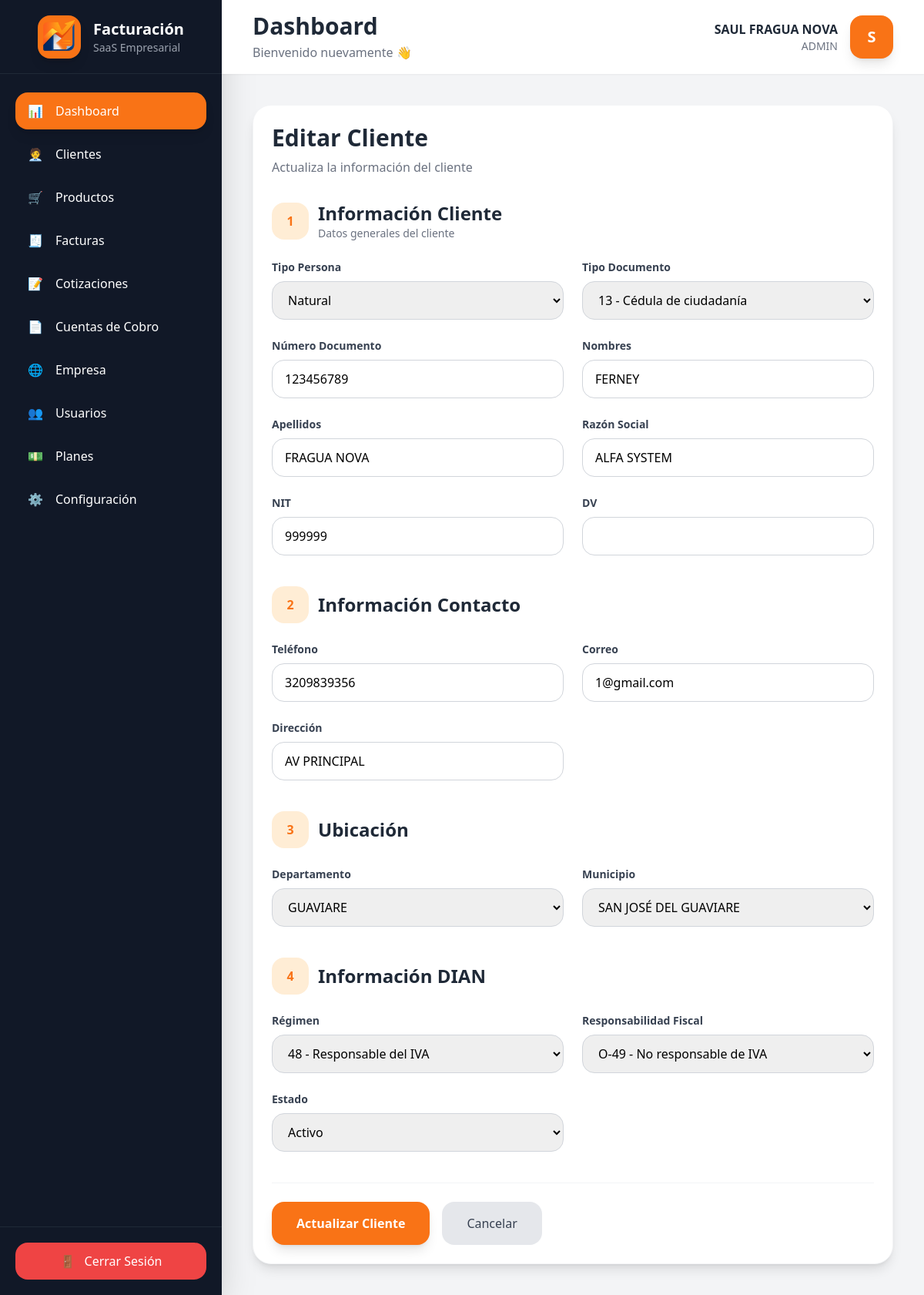
/public/clientes/editar/6 (signed in), run on the app's committed database.
### tables this page shows
CREATE TABLE `clientes` (
  `id` int(11) NOT NULL,
  `empresa_id` int(11) NOT NULL,
  `tipo_persona` enum('NATURAL','JURIDICA') DEFAULT 'NATURAL',
  `numero_documento` varchar(30) NOT NULL,
  `nombres` varchar(150) DEFAULT NULL,
  `apellidos` varchar(150) DEFAULT NULL,
  `razon_social` varchar(200) DEFAULT NULL,
  `nit` varchar(30) DEFAULT NULL,
  `dv` varchar(5) DEFAULT NULL,
  `telefono` varchar(30) DEFAULT NULL,
  `correo` varchar(150) DEFAULT NULL,
  `direccion` varchar(255) DEFAULT NULL,
  `estado` tinyint(1) DEFAULT 1,
  `created_at` timestamp NOT NULL DEFAULT current_timestamp(),
  `municipio_id` int(11) DEFAULT NULL,
  `departamento_id` int(11) DEFAULT NULL,
  `responsabilidad_fiscal_id` int(11) DEFAULT NULL,
  `regimen_id` int(11) DEFAULT NULL,
  `tipo_documento_id` int(11) DEFAULT NULL
);

CREATE TABLE `tipos_documento` (
  `id` int(11) NOT NULL,
  `codigo` varchar(10) NOT NULL,
  `nombre` varchar(150) NOT NULL,
  `tipo_persona` enum('NATURAL','JURIDICA','AMBAS') DEFAULT 'AMBAS',
  `estado` tinyint(1) DEFAULT 1,
  `created_at` timestamp NOT NULL DEFAULT current_timestamp()
);

CREATE TABLE `departamentos` (
  `id` int(11) NOT NULL,
  `codigo` varchar(5) NOT NULL,
  `nombre` varchar(100) NOT NULL
);

CREATE TABLE `municipios` (
  `id` int(11) NOT NULL,
  `departamento_id` int(11) NOT NULL,
  `codigo` varchar(10) NOT NULL,
  `nombre` varchar(150) NOT NULL
);

CREATE TABLE `regimenes` (
  `id` int(11) NOT NULL,
  `codigo` varchar(20) DEFAULT NULL,
  `nombre` varchar(150) NOT NULL,
  `estado` tinyint(1) DEFAULT 1,
  `created_at` timestamp NOT NULL DEFAULT current_timestamp()
);

CREATE TABLE `responsabilidades_fiscales` (
  `id` int(11) NOT NULL,
  `codigo` varchar(20) NOT NULL,
  `nombre` varchar(255) NOT NULL,
  `estado` tinyint(1) DEFAULT 1,
  `created_at` timestamp NOT NULL DEFAULT current_timestamp()
);

### app/views/clientes/editar.php (the view, shortened to what the rows shown need)
<div class="bg-white rounded-3xl shadow-lg p-6 border border-gray-100">
    <div class="mb-8">
        <h2 class="text-3xl font-bold text-gray-800">
            Editar Cliente
        </h2>
        <p class="text-gray-500 mt-2">
            Actualiza la información del cliente
        </p>
    </div>
    <form method="POST">
        <div class="mb-10">
            <div class="flex items-center gap-3 mb-6">
                <div class="w-12 h-12 rounded-2xl bg-orange-100 text-orange-500 flex items-center justify-center font-bold">
                    1
                </div>
                <div>
                    <h3 class="text-2xl font-bold text-gray-800">
                        Información Cliente
                    </h3>
                    <p class="text-gray-500 text-sm">
                        Datos generales del cliente
                    </p>
                </div>
            </div>
            <div class="grid grid-cols-1 md:grid-cols-2 xl:grid-cols-3 gap-6">
                <div>
                    <label class="block text-sm font-semibold text-gray-700 mb-2">
                        Tipo Persona
                    </label>
                    <select
                        name="tipo_persona"
                        required
                        class="w-full px-4 py-3 rounded-2xl border border-gray-300 focus:ring-4 focus:ring-orange-200 focus:border-orange-500"
                    >
                        <option value="NATURAL"
                            <?= $data['cliente']->tipo_persona == 'NATURAL'
                                ? 'selected'
                                : ''; ?>>
                            Natural
                        </option>
                    </select>
                </div>
                <div>
                    <label class="block text-sm font-semibold text-gray-700 mb-2">
                        Tipo Documento
                    </label>
                    <select
                        name="tipo_documento_id"
                        required
                        class="w-full px-4 py-3 rounded-2xl border border-gray-300 focus:ring-4 focus:ring-orange-200 focus:border-orange-500"
                    >
                        <?php foreach($data['tipos_documento'] as $tipo): ?>
                            <option
                                value="<?= $tipo->id; ?>"
                                <?= $data['cliente']->tipo_documento_id == $tipo->id
                                    ? 'selected'
                                    : ''; ?>
                            >
                                <?= $tipo->codigo; ?>
                                -
                            </option>
                        <?php endforeach; ?>
                    </select>
                </div>
                <div>
                    <label class="block text-sm font-semibold text-gray-700 mb-2">
                        Número Documento
                    </label>
                    <input
                        type="text"
                        name="numero_documento"
                        value="<?= $data['cliente']->numero_documento; ?>"
                        required
                        class="w-full px-4 py-3 rounded-2xl border border-gray-300 focus:ring-4 focus:ring-orange-200 focus:border-orange-500"
                    >
                </div>
                <div>
                    <label class="block text-sm font-semibold text-gray-700 mb-2">
                        Nombres
                    </label>
                    <input
                        type="text"
                        name="nombres"
                        value="<?= $data['cliente']->nombres; ?>"
                        class="w-full px-4 py-3 rounded-2xl border border-gray-300 focus:ring-4 focus:ring-orange-200 focus:border-orange-500"
                    >
                </div>
                <div>
                    <label class="block text-sm font-semibold text-gray-700 mb-2">
                        Apellidos
                    </label>
                    <input
                        type="text"
                        name="apellidos"
                        value="<?= $data['cliente']->apellidos; ?>"
                        class="w-full px-4 py-3 rounded-2xl border border-gray-300 focus:ring-4 focus:ring-orange-200 focus:border-orange-500"
                    >
                </div>
                <div>
                    <label class="block text-sm font-semibold text-gray-700 mb-2">
                        Razón Social
                    </label>
                    <input
                        type="text"
                        name="razon_social"
                        value="<?= $data['cliente']->razon_social; ?>"
                        class="w-full px-4 py-3 rounded-2xl border border-gray-300 focus:ring-4 focus:ring-orange-200 focus:border-orange-500"
                    >
                </div>
                <div>
                    <label class="block text-sm font-semibold text-gray-700 mb-2">
                        NIT
                    </label>
                    <input
                        type="text"
                        name="nit"
                        value="<?= $data['cliente']->nit; ?>"
                        class="w-full px-4 py-3 rounded-2xl border border-gray-300 focus:ring-4 focus:ring-orange-200 focus:border-orange-500"
                    >
                </div>
                <div>
                    <label class="block text-sm font-semibold text-gray-700 mb-2">
                        DV
                    </label>
                    <input
                        type="text"
                        name="dv"
                        value="<?= $data['cliente']->dv; ?>"
                        class="w-full px-4 py-3 rounded-2xl border border-gray-300 focus:ring-4 focus:ring-orange-200 focus:border-orange-500"
                    >
                </div>
            </div>
        </div>
        <div class="mb-10">
            <div class="flex items-center gap-3 mb-6">
                <div class="w-12 h-12 rounded-2xl bg-orange-100 text-orange-500 flex items-center justify-center font-bold">
                    2
                </div>
                <div>
                    <h3 class="text-2xl font-bold text-gray-800">
                        Información Contacto
                    </h3>
                </div>
            </div>
            <div class="grid grid-cols-1 md:grid-cols-2 xl:grid-cols-3 gap-6">
                <div>
                    <label class="block text-sm font-semibold text-gray-700 mb-2">
                        Teléfono
                    </label>
                    <input
                        type="text"
                        name="telefono"
                        value="<?= $data['cliente']->telefono; ?>"
                        class="w-full px-4 py-3 rounded-2xl border border-gray-300 focus:ring-4 focus:ring-orange-200 focus:border-orange-500"
                    >
                </div>
                <div>
                    <label class="block text-sm font-semibold text-gray-700 mb-2">
                        Correo
                    </label>
                    <input
                        type="email"
                        name="correo"
                        value="<?= $data['cliente']->correo; ?>"
                        class="w-full px-4 py-3 rounded-2xl border border-gray-300 focus:ring-4 focus:ring-orange-200 focus:border-orange-500"
                    >
                </div>
                <div>
                    <label class="block text-sm font-semibold text-gray-700 mb-2">
                        Dirección
                    </label>
                    <input
                        type="text"
                        name="direccion"
                        value="<?= $data['cliente']->direccion; ?>"
                        class="w-full px-4 py-3 rounded-2xl border border-gray-300 focus:ring-4 focus:ring-orange-200 focus:border-orange-500"
                    >
                </div>
            </div>
        </div>
        <div class="mb-10">
            <div class="flex items-center gap-3 mb-6">
                <div class="w-12 h-12 rounded-2xl bg-orange-100 text-orange-500 flex items-center justify-center font-bold">
                    3
                </div>
                <div>
                    <h3 class="text-2xl font-bold text-gray-800">
                        Ubicación
                    </h3>
                </div>
            </div>
            <div class="grid grid-cols-1 md:grid-cols-2 gap-6">
                <div>
                    <label class="block text-sm font-semibold text-gray-700 mb-2">
                        Departamento
                    </label>
                    <select
                        id="departamento"
                        name="departamento_id"
                        class="w-full px-4 py-3 rounded-2xl border border-gray-300 focus:ring-4 focus:ring-orange-200 focus:border-orange-500"
                    >
                        <?php foreach($data['departamentos'] as $dep): ?>
                            <option
                                value="<?= $dep->id; ?>"
                                <?= $data['cliente']->departamento_id == $dep->id
                                    ? 'selected'
                                    : ''; ?>
                            >
                                <?= $dep->nombre; ?>
                            </option>
                        <?php endforeach; ?>
                    </select>
                </div>
                <div>
                    <label class="block text-sm font-semibold text-gray-700 mb-2">
                        Municipio
                    </label>
                    <select
                        id="municipio"
                        name="municipio_id"
                        class="w-full px-4 py-3 rounded-2xl border border-gray-300 focus:ring-4 focus:ring-orange-200 focus:border-orange-500"
                    >
                        <?php foreach($data['municipios'] as $mun): ?>
                            <option
                                value="<?= $mun->id; ?>"
                                <?= $data['cliente']->municipio_id == $mun->id
                                    ? 'selected'
                                    : ''; ?>
                            >
                                <?= $mun->nombre; ?>
                            </option>
                        <?php endforeach; ?>
                    </select>
                </div>
            </div>
        </div>
        <div class="mb-10">
            <div class="flex items-center gap-3 mb-6">
                <div class="w-12 h-12 rounded-2xl bg-orange-100 text-orange-500 flex items-center justify-center font-bold">
                    4
                </div>
                <div>
                    <h3 class="text-2xl font-bold text-gray-800">
                        Información DIAN
                    </h3>
                </div>
            </div>
            <div class="grid grid-cols-1 md:grid-cols-2 xl:grid-cols-3 gap-6">
                <div>
                    <label class="block text-sm font-semibold text-gray-700 mb-2">
                        Régimen
                    </label>
                    <select
                        name="regimen_id"
                        class="w-full px-4 py-3 rounded-2xl border border-gray-300 focus:ring-4 focus:ring-orange-200 focus:border-orange-500"
                    >
                        <?php foreach($data['regimenes'] as $regimen): ?>
                            <option
                                value="<?= $regimen->id; ?>"
                                <?= $data['cliente']->regimen_id == $regimen->id
                                    ? 'selected'
                                    : ''; ?>
                            >
                                <?= $regimen->codigo; ?>
                                -
                            </option>
                        <?php endforeach; ?>
                    </select>
                </div>
                <div>
                    <label class="block text-sm font-semibold text-gray-700 mb-2">
                        Responsabilidad Fiscal
                    </label>
                    <select
                        name="responsabilidad_fiscal_id"
                        class="w-full px-4 py-3 rounded-2xl border border-gray-300 focus:ring-4 focus:ring-orange-200 focus:border-orange-500"
                    >
                        <?php foreach($data['responsabilidades'] as $responsabilidad): ?>
                            <option
                                value="<?= $responsabilidad->id; ?>"
                                <?= $data['cliente']->responsabilidad_fiscal_id == $responsabilidad->id
                                    ? 'selected'
                                    : ''; ?>
                            >
                                <?= $responsabilidad->codigo; ?>
                                -
                            </option>
                        <?php endforeach; ?>
                    </select>
                </div>
                <div>
                    <label class="block text-sm font-semibold text-gray-700 mb-2">
                        Estado
                    </label>
                    <select
                        name="estado"
                        class="w-full px-4 py-3 rounded-2xl border border-gray-300 focus:ring-4 focus:ring-orange-200 focus:border-orange-500"
                    >
                        <option value="1"
                            <?= $data['cliente']->estado == 1
                                ? 'selected'
                                : ''; ?>>
                            Activo
                        </option>
                    </select>
                </div>
            </div>
        </div>
        <div class="flex flex-col sm:flex-row items-center gap-4 pt-6 border-t border-gray-100">
            <button
                type="submit"
                class="w-full sm:w-auto bg-orange-500 hover:bg-orange-600 text-white px-8 py-4 rounded-2xl shadow-lg font-semibold transition"
            >
                Actualizar Cliente
            </button>
            <a
                href="<?= URL; ?>/clientes"
                class="w-full sm:w-auto text-center bg-gray-200 hover:bg-gray-300 text-gray-700 px-8 py-4 rounded-2xl transition"
            >
                Cancelar
            </a>
        </div>
    </form>
</div>

### data on the page
clientes: tipo_persona "Natural", tipo_documento_id "13 - Cédula de ciudadanía", numero_documento "123456789", nombres "FERNEY", apellidos "FRAGUA NOVA", razon_social "ALFA SYSTEM", nit "999999", telefono "3209839356", correo "1@gmail.com", direccion "AV PRINCIPAL", departamento_id "GUAVIARE", municipio_id "SAN JOSÉ DEL GUAVIARE", regimen_id "48 - Responsable del IVA", responsabilidad_fiscal_id "O-49 - No responsable de IVA", estado "Activo"

### other printed values
$_SESSION['usuario_nombre'] "SAUL FRAGUA NOVA"
$_SESSION['usuario_rol'] "ADMIN"
substr($_SESSION['usuario_nombre'], 0, 1) "S"
